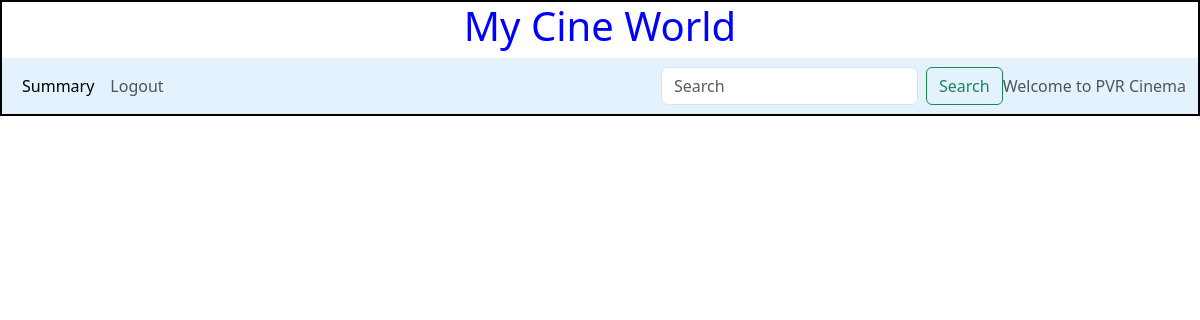
/edit_venue/3/PVR Cinema, run on an earlier commit of the app's database.
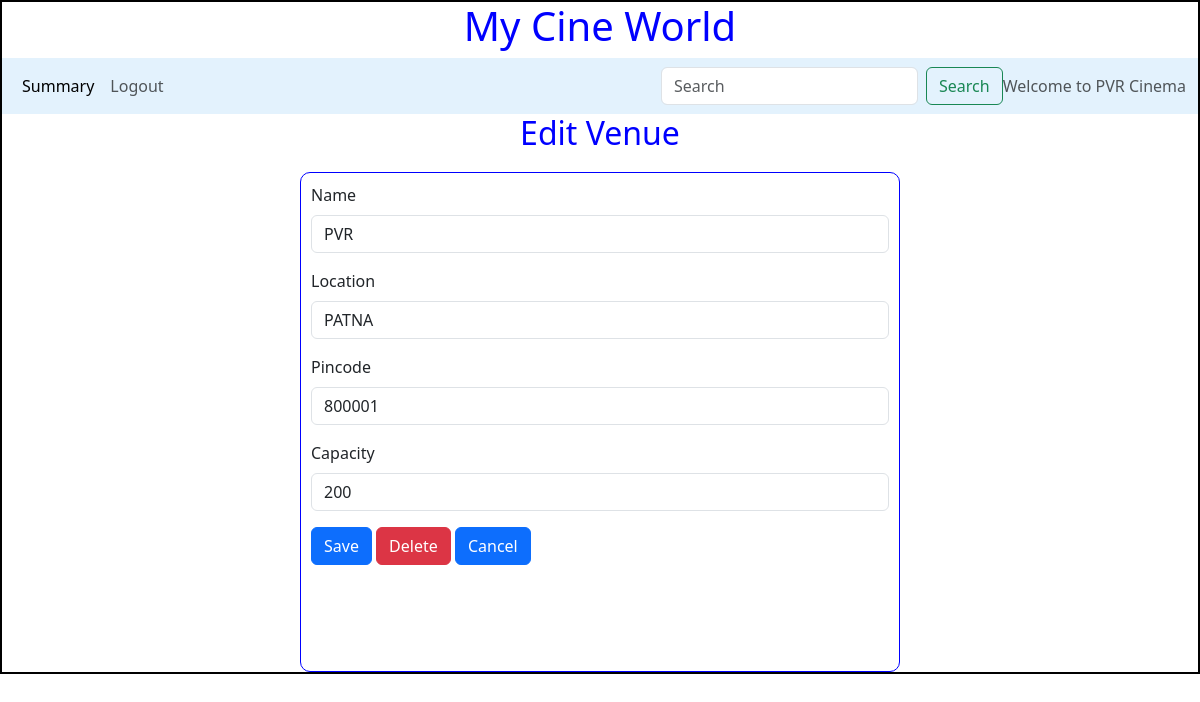
And on a later commit of the database.
### backend/models.py (models this page shows)
class Theatre(db.Model):
    __tablename__="theatre"
    id = db.Column(db.Integer,primary_key=True)
    name = db.Column(db.String,nullable=False)
    location = db.Column(db.String,nullable=False)
    pin_code = db.Column(db.Integer,nullable=False)
    capacity = db.Column(db.Integer,nullable=False)
    shows=db.Relationship("Show",cascade="all,delete",backref="theatre",lazy=True)

### backend/controllers.py (the view, shortened to what this page needs)
@app.route("/edit_venue/<id>/<name>",methods=["POST","GET"])
def edit_venue(id,name):
    v=get_venue(id)
    return render_template("edit_venue.html",venue=v,name=name)

### backend/controllers.py (called while the page is built)
def get_venue(id):
    theatre=Theatre.query.filter_by(id=id).first()
    return theatre

### templates/edit_venue.html
{%extends "admin_layout.html"%}
{%block content%}
            {%if venue%}
            <div class="center"><h2>Edit Venue</h2></div>
            <form action="/edit_venue/{{venue.id}}/{{name}}" method="POST">
            <div class="input_form">
                <div class="mb-3">
                    <label for="name" class="form-label">Name</label>
                    <input type="text" class="form-control" name="name" id="name" value="{{venue.name}}">
                  </div>
                  <div class="mb-3">
                    <label for="location" class="form-label">Location</label>
                    <input type="text" class="form-control" name="location" id="location" value="{{venue.location}}">
                  </div>
                  <div class="mb-3">
                    <label for="pin_code" class="form-label">Pincode</label>
                    <input type="number" class="form-control" name="pin_code" id="pin_code" value="{{venue.pin_code}}">
                  </div>
                  <div class="mb-3">
                    <label for="capacity" class="form-label">Capacity</label>
                    <input type="number" class="form-control" name="capacity" id="capacity" value="{{venue.capacity}}">
                  </div>
                  <div class="mb-3">
                    <button type="submit" class="btn btn-primary">Save</button>
                    <a href="/delete_venue/{{venue.id}}/{{name}}" type="button" class="btn btn-danger">Delete</a>
                    <a href="/admin/{{name}}" type="button" class="btn btn-primary">Cancel</a>
                  </div>
            </div></form>{%endif%}
            {%endblock%}

What changed in the data, as far as the page shows it:
added Theatre: name "PVR", location "PATNA", pin_code "800001", capacity "200"
Also different on the page:
text now shown: "Edit Venue Name Location Pincode Capacity Save Delete Cancel"
